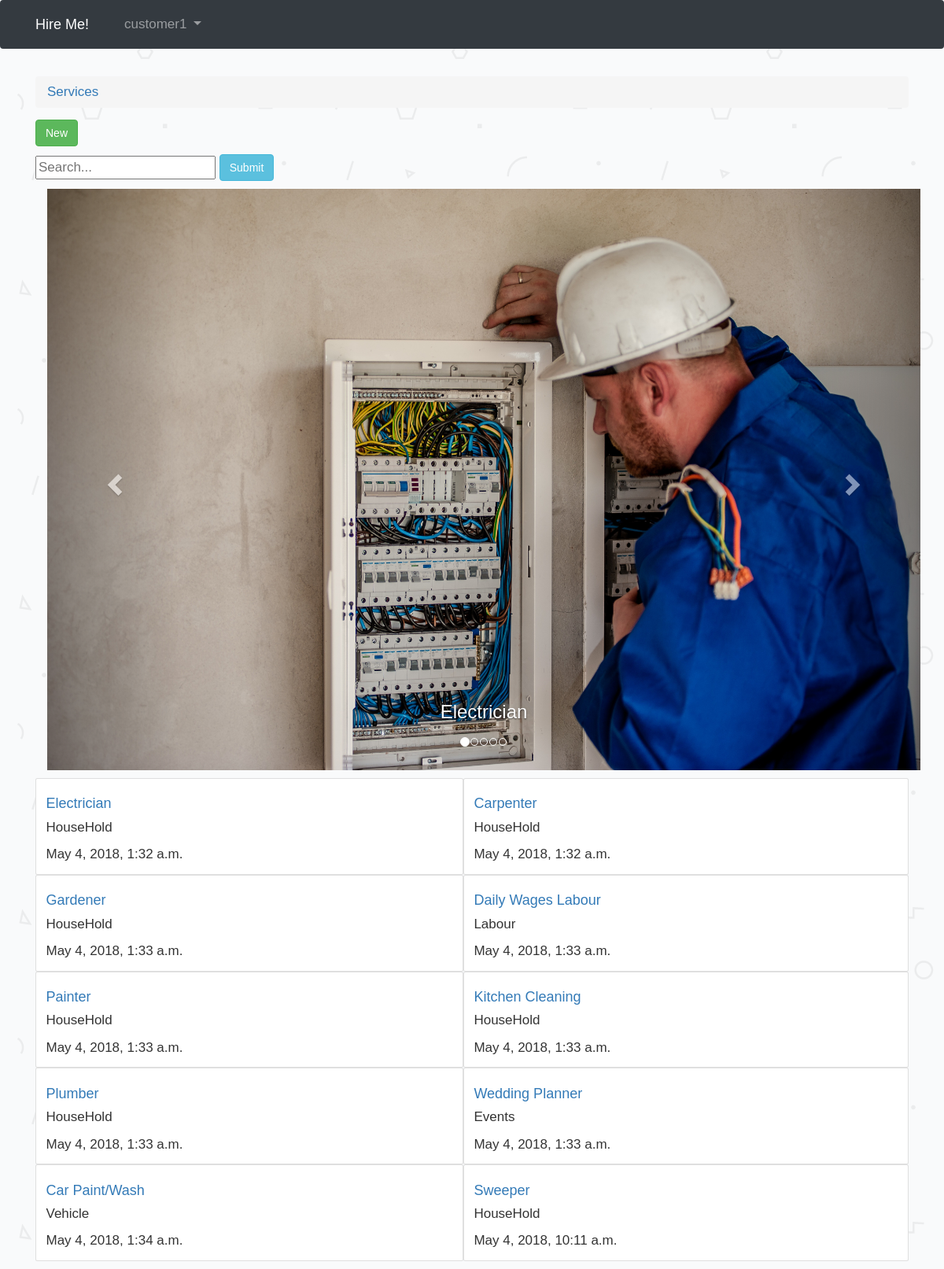
Screenshot of /services/ (signed in) with the database file from the repository.
### accounts/models.py (models this page shows)
class User(AbstractUser):
    is_customer = models.BooleanField(default=False)
    is_service = models.BooleanField(default=False)
    is_verified = models.BooleanField(default=False)
    position = GeopositionField(null=True)
    aadhar_no = models.IntegerField(unique=True,null=True)
    aadhar_file = models.FileField(upload_to='Details/',null=True)

### hire/models.py (models this page shows, shortened)
class Services(models.Model):
	name = models.CharField(max_length = 40, unique =True)
	category = models.CharField(max_length = 40)
	last_updated = models.DateTimeField(auto_now_add=True)

### hire/views.py (the view)
# urls.py: url(r'^services/$', hire_views.home, name='home'),
def home(request):
	ser = Services.objects.all()
	query = request.GET.get('search_box')
	if query:
		ser = Services.objects.filter(Q(name__icontains=query)| Q(category__icontains=query) |Q(last_updated__icontains=query))
	return render(request,'service.html',{'services':ser})

### templates/service.html (shortened to what this page needs)
{% extends 'base.html' %}
{% block link %}
  <link rel="stylesheet" href="https://maxcdn.bootstrapcdn.com/bootstrap/3.3.7/css/bootstrap.min.css">
{% endblock %}
     {% block breadcrumb %}
        <li class="breadcrumb-item"><a href="{% url 'home' %}">Services</a></li>
       {% endblock %}
	 {% block content %}
  <a href = "{% url 'new_service' %}">  <button type="submit" class="btn btn-success">New</button></a>
    <form type="GET" action="." style="margin: 0">
    <input  id="search_box" type="text" name="search_box"  placeholder="Search..." >
   <button id="search_submit" type="submit" class="btn btn-info" >Submit</button>
</form>
<div class="container">
  <div id="myCarousel" class="carousel slide" data-ride="carousel">
    <ol class="carousel-indicators">
      <li data-target="#myCarousel" data-slide-to="0" class="active"></li>
      <li data-target="#myCarousel" data-slide-to="1"></li>
      <li data-target="#myCarousel" data-slide-to="2"></li>
      <li data-target="#myCarousel" data-slide-to="3"></li>
      <li data-target="#myCarousel" data-slide-to="4"></li>
    </ol>
    <div class="carousel-inner">
      <div class="item active">
        <img src="/static/img/elect.jpg" alt="Los Angeles" style="width:100%;">
        <div class="carousel-caption">
          <h3>Electrician</h3>
        </div>
      </div>
    </div>
    <a class="left carousel-control" href="#myCarousel" data-slide="prev">
      <span class="glyphicon glyphicon-chevron-left"></span>
    </a>
    <a class="right carousel-control" href="#myCarousel" data-slide="next">
      <span class="glyphicon glyphicon-chevron-right"></span>
    </a>
  </div>
</div>
 <table style="width:100%">
 {% for service in services %}
     {% cycle 'row' '' as row silent %}
        {% if row %}<tr>{% endif %}
            <div class="card-columns">
            <td>
            <div class="card">
            <div class="card-body">
            <h4 class="card-title"><a href="{% url 'serve_list' service.pk %}">  {{ service.name }}</a></h4>
             <p class="card-text">{{service.category}}</p>
            <p class="card-text">{{ service.last_updated}}</p>
            </td>
            </div>
            </div>
        {% if not row %}</tr>{% endif %}
{% endfor %}
{% endblock %}

### templates/base.html (shortened to what this page needs)
{% load static %}
<!DOCTYPE html>
<html>
  <head>
    <link rel="stylesheet" href="{% static 'css/bootstrap.min.css' %}">
    <link rel="stylesheet" href="{% static 'css/accounts.css' %}">
    {% block link %} {% endblock%}
  </head>
  <body>
    {% block body %}
      <nav class="navbar navbar-expand-sm bg-dark navbar-dark ">
        <div class="container">
          <a class="navbar-brand" href="{% url 'home' %}">Hire Me!</a>
          <div class="collapse navbar-collapse" id="mainMenu">
            {% if user.is_authenticated %}
              <ul class="navbar-nav ml-auto">
                <li class="nav-item dropdown">
                  <a class="nav-link dropdown-toggle" href="#" id="userMenu" data-toggle="dropdown" aria-haspopup="true" aria-expanded="false">
                    {{ user.username }}
                  </a>
                </li>
              </ul>
            {% else %}
              <form class="form-inline ml-auto">
                <a href="{% url 'login' %}" class="btn btn-outline-secondary">Log in</a>
                <a href="{% url 'signup' %}" class="btn btn-primary ml-2">Sign up</a>
              </form>
            {% endif %}
          </div>
        </div>
      </nav>
      <div class="container">
        <ol class="breadcrumb my-4">
          {% block breadcrumb %}
          {% endblock %}
        </ol>
        {% block content %}
        {% endblock %}
    {% endblock body %}
  </body>
</html>

### static/css/accounts.css (style rules this page uses)
body { padding-top:1600px background-image: url(../img/1.png); }

### templates/service.html (style rules this page uses)
* { box-sizing: border-box; }
body { background-image: url(/static/img/1.png); margin: 0; font-family: Arial; font-size: 17px; }

### templates/base.html (style rules this page uses)
body { background-image: url(/static/img/1.png); margin: 0; font-family: Arial; font-size: 17px; }

### rows the page displays
User: username "customer1"
Services: name "Electrician", category "HouseHold", last_updated "May 4, 2018, 1:32 a.m."
Services: name "Carpenter", category "HouseHold", last_updated "May 4, 2018, 1:32 a.m."
Services: name "Gardener", category "HouseHold", last_updated "May 4, 2018, 1:33 a.m."
Services: name "Daily Wages Labour", category "Labour", last_updated "May 4, 2018, 1:33 a.m."
Services: name "Painter", category "HouseHold", last_updated "May 4, 2018, 1:33 a.m."
Services: name "Kitchen Cleaning", category "HouseHold", last_updated "May 4, 2018, 1:33 a.m."
Services: name "Plumber", category "HouseHold", last_updated "May 4, 2018, 1:33 a.m."
Services: name "Wedding Planner", category "Events", last_updated "May 4, 2018, 1:33 a.m."
Services: name "Car Paint/Wash", category "Vehicle", last_updated "May 4, 2018, 1:34 a.m."
Services: name "Sweeper", category "HouseHold", last_updated "May 4, 2018, 10:11 a.m."
